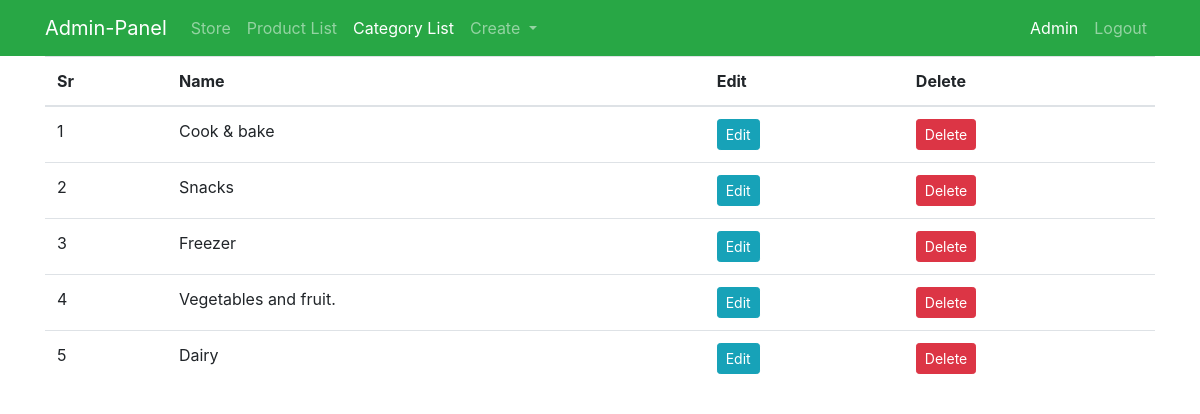
/categories (signed in), run on the app's committed database.
### src/models.py (models this page shows, shortened)
class UserModel(db.Model, UserMixin):
    id = db.Column(db.Integer, primary_key=True)
    name = db.Column(db.String(50), unique=False, nullable=False)
    username = db.Column(db.String(50), unique=True, nullable=False)
    email = db.Column(db.String(50), unique=True, nullable=False)
    gender = db.Column(db.String(50), nullable=True)
    birthday = db.Column(db.DateTime, nullable=True)
    password = db.Column(db.String(200), unique=False, nullable=False)
    country = db.Column(db.String(50), unique=False)
    city = db.Column(db.String(50), unique=False)
    contact = db.Column(db.String(50), unique=False)
    address = db.Column(db.String(50), unique=False)
    zipcode = db.Column(db.String(50), unique=False)
    date_created = db.Column(db.DateTime, nullable=False, default=datetime.utcnow)
    is_admin = db.Column(db.Boolean, unique=False, default=False)

class CategoryModel(db.Model):
    id = db.Column(db.Integer, primary_key=True)
    name = db.Column(db.String(30), unique=True, nullable=False)

### src/admin/routes.py (the view)
@admin_bp.route('/categories')
@admin_only
def categories():
    categories = CategoryModel.query.order_by(CategoryModel.id.desc()).all()
    return render_template('admin/categories.html', title='categories', categories=categories)

### src/admin/utils.py (called while the page is built)
def admin_only(f):
    @wraps(f)
    def decorated_function(*args, **kwargs):
        if not current_user.is_authenticated or current_user.is_admin != True:
            return abort(403)
        return f(*args, **kwargs)
    return decorated_function

### src/templates/admin/categories.html (shortened to what this page needs)
{% extends 'layout.html' %}
{% block content %}
{% include 'includes/admin-navbar.html' %}
<div class="container">
    <table class="table tbale-sm">
        <thead>
            <th>Sr</th>
            <th>Name</th>
            <th>Edit</th>
            <th>Delete</th>
        </thead>
        <tbody>
          {% for category in categories %}
          <tr>
            <td>{{loop.index}}</td>
            <td>{{ category.name }}</td>
            <td> <a href="{{url_for('products_bp.update_category', category_id=category.id)}}" class="btn btn-sm btn-info">Edit</a></td>
            <td><button type="button" class="btn btn-danger btn-sm" data-toggle="modal" data-target="#exampleModal-{{category.id}}">
              Delete
            </button></td>
          </tr>
          {% endfor %}
        </tbody>
    </table>
</div>
{% endblock content %}

### src/templates/includes/admin-navbar.html (shortened to what this page needs)
 <nav class="navbar navbar-expand-lg navbar-dark bg-success">
        <div class="container">
        <a class="navbar-brand" href="{{url_for('admin_bp.admin')}}">Admin-Panel</a>
        <div class="collapse navbar-collapse" id="navbarNavDropdown">
          <ul class="navbar-nav">
            <li class="nav-item {% if 'products' in request.path %}active{% endif %}">
              <a class="nav-link" href="{{url_for('products_bp.all_products')}}">Store</a>
            </li>
            <li class="nav-item {% if 'admin' in request.path %}active{% endif %}">
              <a class="nav-link" href="{{url_for('admin_bp.admin')}}">Product List<span class="sr-only">(current)</span></a>
            </li>
            <li class="nav-item {% if 'categories' in request.path %}active{% endif %}">
              <a class="nav-link" href="{{url_for('admin_bp.categories')}}">Category List</a>
            </li>
            <li class="nav-item dropdown">
              <a class="nav-link dropdown-toggle" href="#" id="navbarDropdownMenuLink" role="button" data-toggle="dropdown" aria-haspopup="true" aria-expanded="false">
                Create
              </a>
            </li>
          </ul>
          <ul class="navbar-nav ml-auto">
            <li class="nav-item">
              <a href="#" class="nav-link active">{{current_user.name|title }}</a>
            </li>
             <li class="nav-item">
               <a href="{{url_for('customer_bp.customer_logout')}}" class="nav-link"> Logout</a>
             </li>
          </ul>
        </div>
            </div>
      </nav>

### data on the page
UserModel: name "Admin"
CategoryModel: name "Cook & bake"
CategoryModel: name "Snacks"
CategoryModel: name "Freezer"
CategoryModel: name "Vegetables and fruit."
CategoryModel: name "Dairy"
